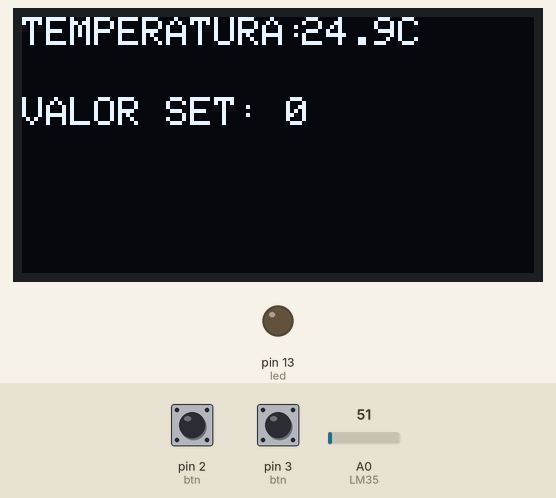
Recording of a sketch running on a simulated Arduino Uno, built with avr-gcc and run on an emulated ATmega328P. Parts: 128×64 one-colour display, output pins drawn as LEDs (lit = HIGH). Inputs (shaded band) come from the test bench; at power-on: pin 2 (btn) HIGH, A0 (LM35) = 51, pin 3 (btn) HIGH.

Above: at 1.2 s.
1.3 s: pin 2 (btn) pulled LOW for 1 s
At 1.88 s:
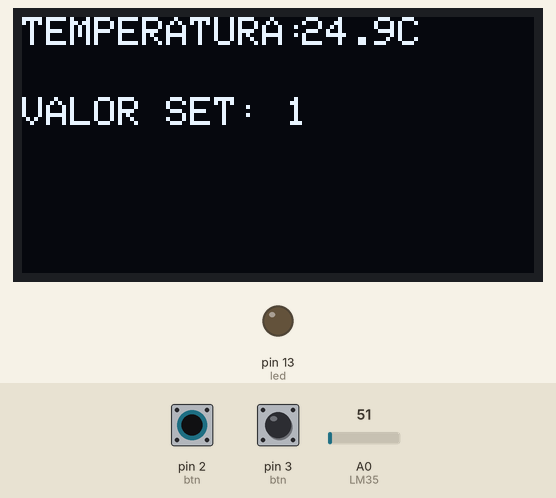
3.8 s: A0 (LM35) set to 61
At 4.8 s:
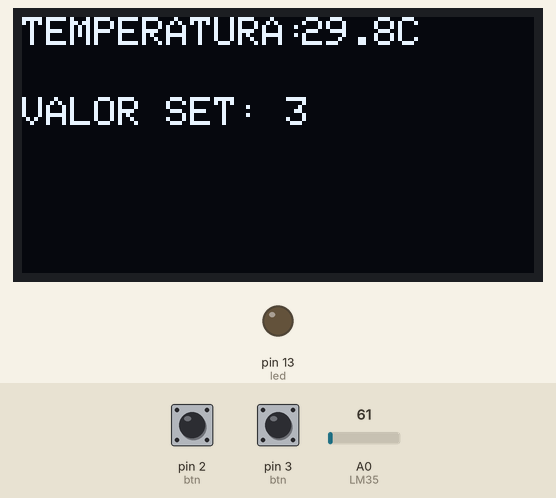
5.4 s: pin 3 (btn) pulled LOW for 0.15 s
7.3 s: pin 3 (btn) pulled LOW for 1 s
At 7.88 s:
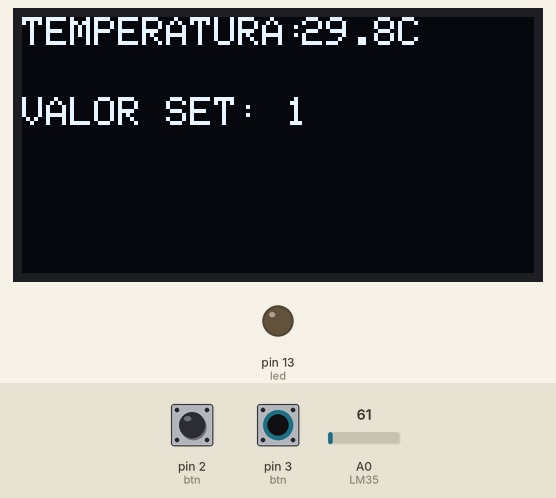
9.8 s: A0 (LM35) set to 71
At 10.5 s:
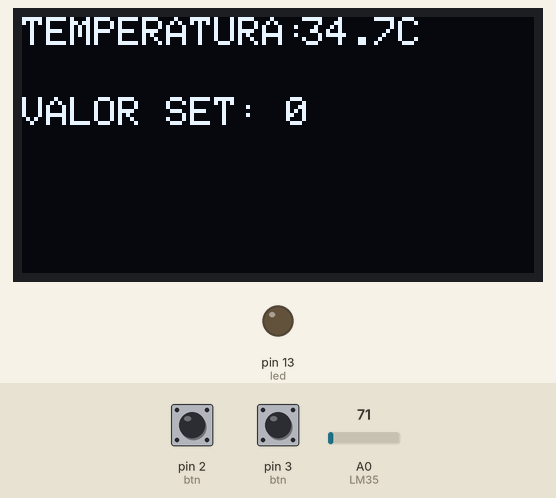
11.3 s: pin 2 (btn) pulled LOW for 0.15 s
At 12.9 s:
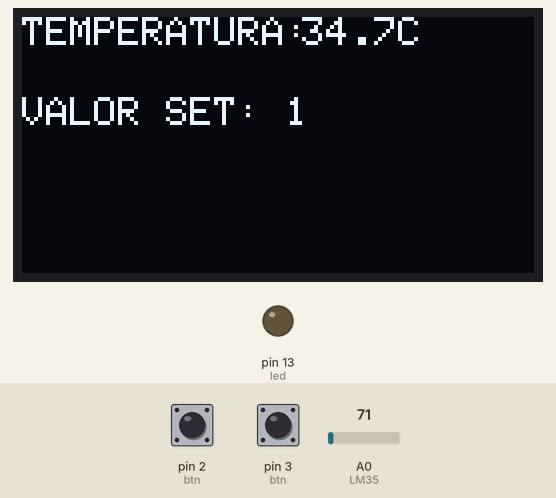
Timing chart, 0 to 14.1 s (numbered marks = the images above; inputs shaded):
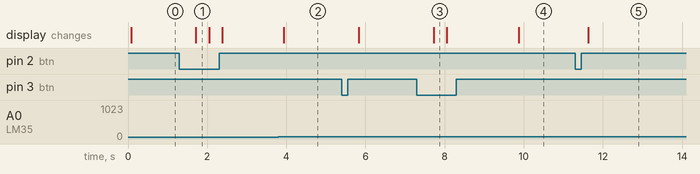

The sketch:

controlador_com_lm35.ino
```cpp
#include <Wire.h> //para facilitar a comunicação I2C entre arduino

//bibliotecas Adafruit para gráficos e para controle do display OLED SSD1306
#include <Adafruit_GFX.h>
#include <Adafruit_SSD1306.h>

//largura e altura do display OLED
#define SCREEN_WIDTH 128
#define SCREEN_HEIGHT 64

//instância do display OLED com as definições
#define OLED_RESET    -1
Adafruit_SSD1306 display(SCREEN_WIDTH, SCREEN_HEIGHT, &Wire, OLED_RESET);

const int LM35 = A0; // Define o pino que lê a saída do LM35, conectado analogicamente em A0
float temperatura; // Variável que armazenará a temperatura medida
byte set_point = 0; // Variável que armazenará o Valor set_point (ponto de ajuste) da temperatura medida

void setup() {
  Serial.begin(9600); // Inicializa a comunicação serial, 9600 bps

  // Inicializa o display OLED
  if(!display.begin(SSD1306_SWITCHCAPVCC, 0x3C)) {
    Serial.println(F("Erro ao iniciar o display OLED"));
    while(true);
  }

  // Limpa o buffer do display
  display.clearDisplay();
  display.display();

  pinMode(13, OUTPUT); //led
  pinMode(2, INPUT_PULLUP); //2, 3 e 4 como entradas com resistores de pull-up internos(para não usar resistor) - botões
  pinMode(3, INPUT_PULLUP);
  pinMode(4, INPUT_PULLUP);
}

void loop() {
  // Leitura da temperatura
  temperatura = analogRead(LM35) * 5.0 / 1023 / 0.01; // Conversão para temperatura em graus Celsius (5 V tensão analogica do LM35 / 1023 (valor que exibiria no display se fosse 5V) / 0.01 referente aos 10mV que o LM35 gera por grau)

  // Limpa o buffer do display
  display.clearDisplay();

  // Configurar a exibição da temperatura no display OLED
  display.setTextSize(1);
  display.setTextColor(SSD1306_WHITE);
  display.setCursor(0, 0);
  display.print("TEMPERATURA: ");
  display.setCursor(70, 0);
  display.print(temperatura, 1); // Exibe temperatura com uma casa decimal
  display.print("C");

  // Exibição do valor do setpoint dos bostões no display OLED
  display.setCursor(0, 20);
  display.print("VALOR SET: ");
  display.print(set_point); // Exibe o valor de ponto de ajuste

  // Atualiza o display
  display.display();

  // Tratamento dos botões para ajustar o valor setpoint, ponto de ajuste
  if (digitalRead(2) == LOW && set_point < 150) { //btn aumentar pino 2
    set_point++;
    delay(200); // Adiciona um atraso para evitar o rebote do botão
  }
  if (digitalRead(3) == LOW && set_point > 0) {  //btn diminuir pino 3
    set_point--;
    delay(200); // Adiciona um atraso para evitar o rebote do botão
  }

  // Controle do LED vermelho (representado acionamento da estufa) com base na comparação entre a temperatura medida, e o setpoint
  if (temperatura <= set_point-1) {
    digitalWrite(13, HIGH);
  } else {
    digitalWrite(13, LOW);
  }

  delay(100); // Pequeno atraso entre as iterações do loop para estabilidade
}
```

Measured:
- after the input at 1.3 s, the display: changes after 0.42 s (image 1)
- after the input at 3.8 s, the display: changes after 0.14 s (image 2)
- after the input at 7.3 s, the display: changes after 0.42 s (image 3)
- after the input at 9.8 s, the display: changes after 0.07 s (image 4)
- after the input at 11.3 s, the display: changes after 0.33 s (image 5)
